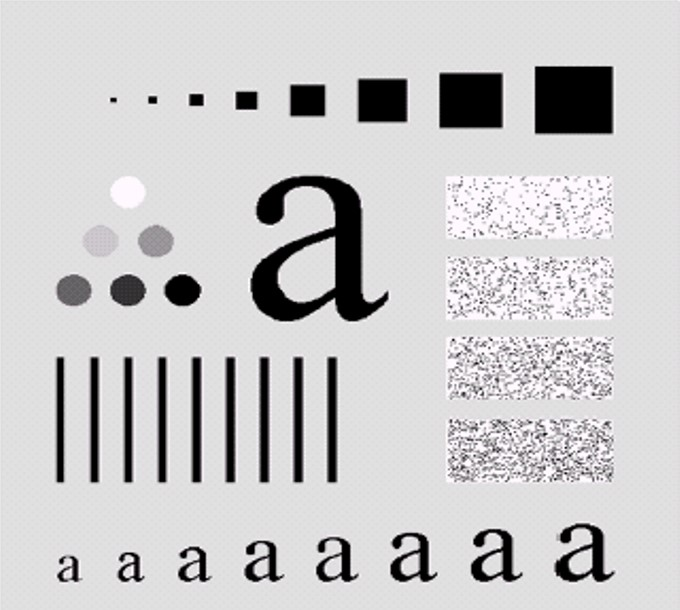
#> input picture filteringImage.jpg, 680 x 610 px
$ python '4_(a).py'
#> lines starting #> are read from the running program, lines starting #| are printed output that depends on the picture
import cv2
import numpy as np
import matplotlib.pyplot as plt

def plotimg(image,x,y,z,st):
    plt.subplot(x,y,z)
    plt.imshow(image,cmap="gray")
    plt.title(st)

def gaussian(D0,f_img):
    M, N = f_img.shape
    Gaussian = np.zeros((M, N), dtype=np.float32)
    for u in range(M):
        for v in range(N):
            D =np.sqrt( (u - M/2)**2 + (v - N/2)**2)
            Gaussian[u, v] = np.exp(-((D**2) / (2 * D0**2)))
    filtered_image=Gaussian*f_img
    return filtered_image
def butterworth(D0,n,f_img):
    M, N = f_img.shape
    H = np.zeros((M, N), dtype=np.float32)
    for u in range(M):
        for v in range(N):
            D = np.sqrt((u - M/2)**2 + (v - N/2)**2)
            H[u, v] = 1 / (1 + (D / D0)**(2 * n))
    G = f_img * H
    return G
def main():
    # Load the grayscale image
    Original_image = cv2.imread('filteringImage.jpg', cv2.IMREAD_GRAYSCALE)
#> Original_image: shape (610, 680); min 0, max 255, mean 202

    # Generate Gaussian noise
    noise = np.random.normal(7, 10, Original_image.shape).astype(np.uint8)

    # Add noise to the original image
    image = cv2.add(Original_image, noise)
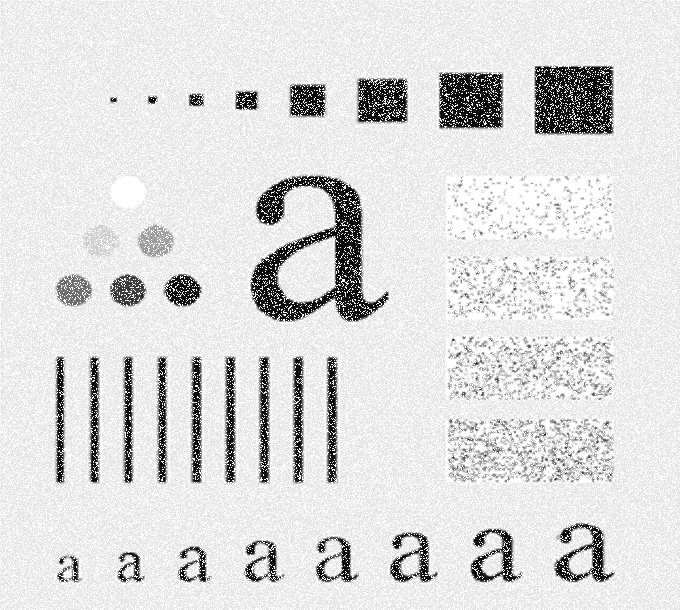
#> image: shape (610, 680); min 0, max 255, mean 221

    # Perform FFT on the image
    fft_image = np.fft.fft2(image)
    fft_shifted = np.fft.fftshift(fft_image)
    magnitude_spectrum = np.log(np.abs(fft_shifted) + 1)  # Apply log for visualization
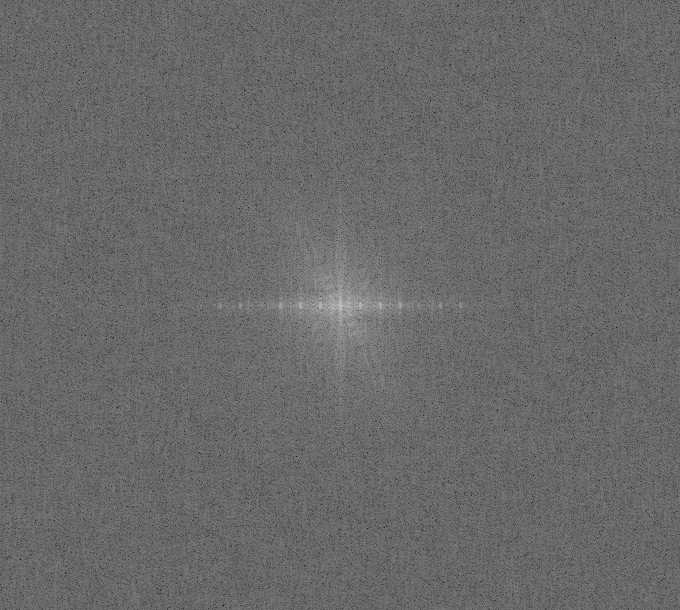
#> magnitude_spectrum: shape (610, 680) float64; min 3.61, max 18.33, mean 9.7; drawn with min black and max white
    plotimg(Original_image,3,2,1,"Original image")
    plotimg(image,3,2,2,"Noisy Image")
    plotimg(magnitude_spectrum,3,2,3,"DFT magnitude spectrum")

    #using butter worth filter and gaussian
    filtered_gaussian = gaussian(15,fft_shifted)
#> after the loop in gaussian, `for u in range(M):`:
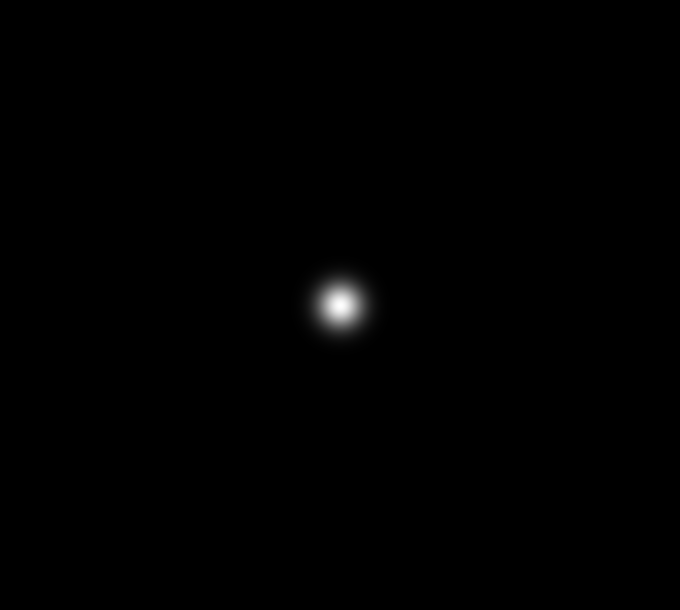
#> Gaussian: shape (610, 680) float32; min 0, max 1, mean 0.00341
    filtered_butter = butterworth(15,4,fft_shifted)
    #perform Inverse fft on gaussian filtered image
    reconstructed_ishifted = np.fft.ifftshift(filtered_gaussian)
    reconstructed_ishifted_ifft = np.fft.ifft2(reconstructed_ishifted).real
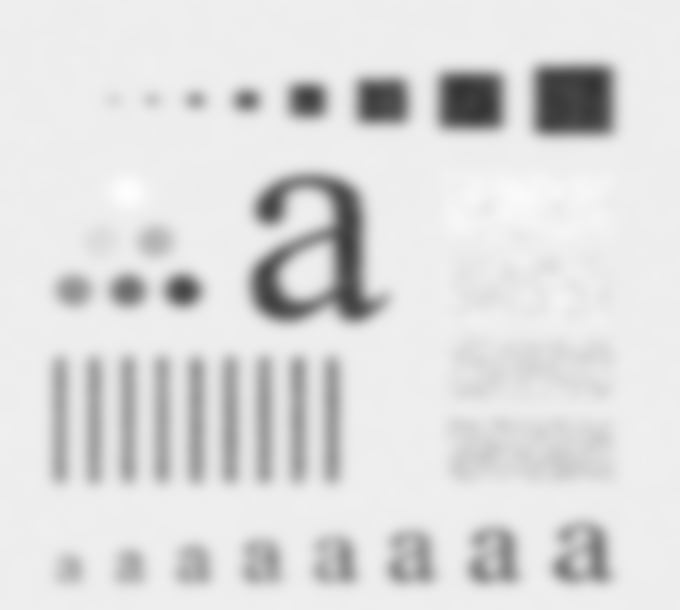
#> reconstructed_ishifted_ifft: shape (610, 680) float64; min 52.6, max 253.7, mean 221

    plotimg(reconstructed_ishifted_ifft,3,2,4,"Reconstructed image using Gaussian")
    #perform inverse fft on butterworth filtered image
    reconstructed_ishifted = np.fft.ifftshift(filtered_butter)
    reconstructed_ishifted_ifft = np.fft.ifft2(reconstructed_ishifted).real
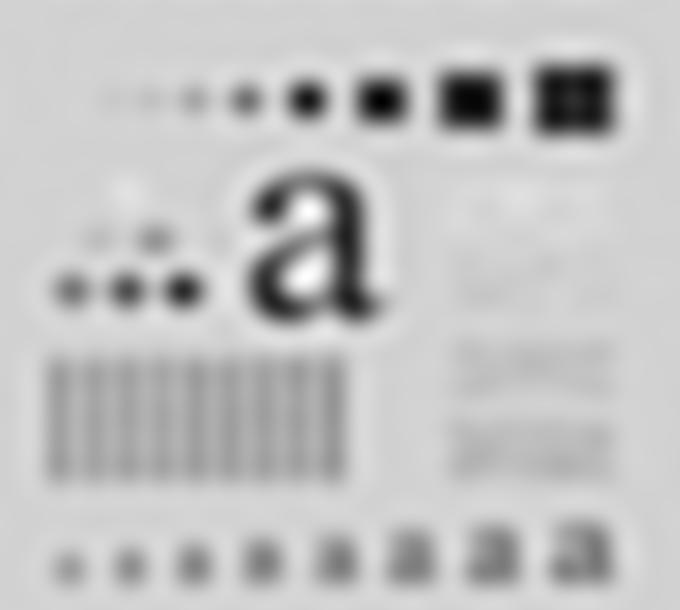
#> reconstructed_ishifted_ifft: shape (610, 680) float64; min 20.25, max 284.6, mean 221; drawn with min black and max white

    plotimg(reconstructed_ishifted_ifft,3,2,5,"Reconstructed image using Butterworth")

    plt.tight_layout()
    plt.show()
main()
